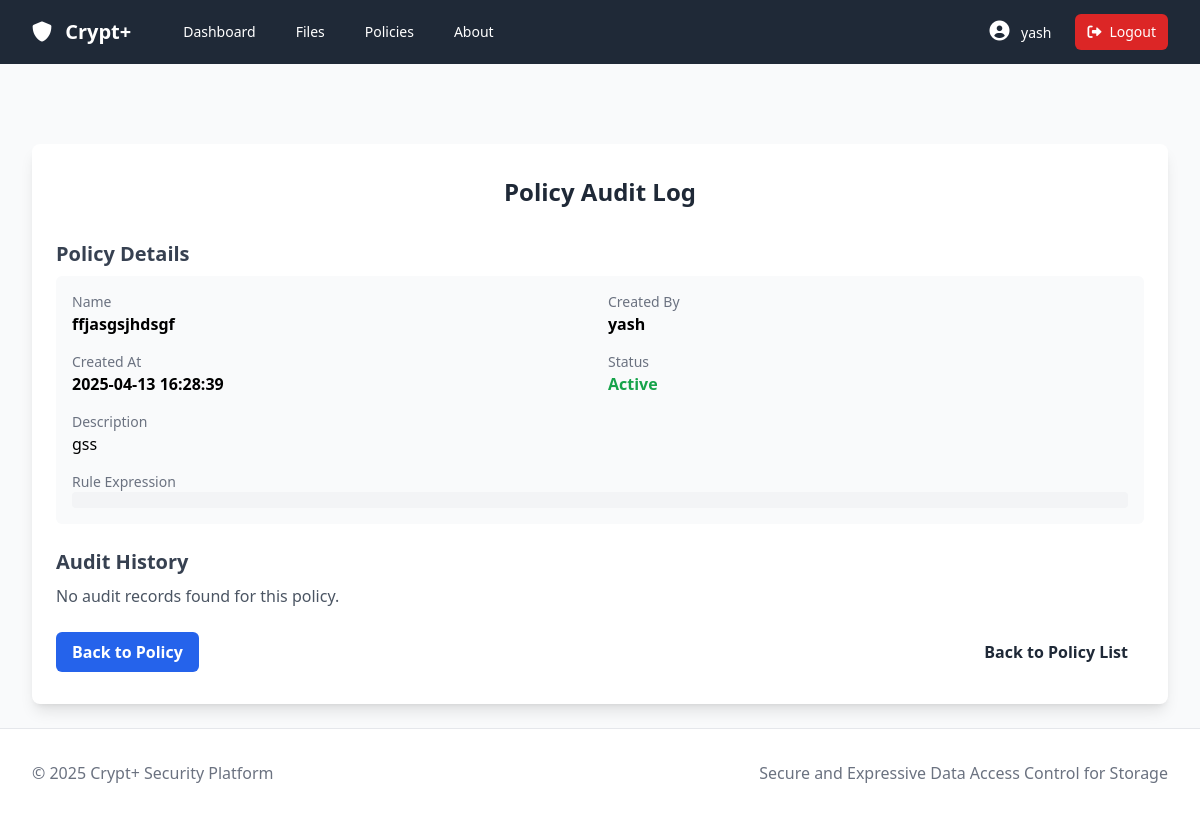
Screenshot of /policy/policies/1/audit (signed in) with the database file from the repository.
### models/user.py (models this page shows, shortened)
class User(Base, UserMixin):
    __tablename__ = 'users'
    id = Column(Integer, primary_key=True)
    username = Column(String(64), unique=True, nullable=False)
    email = Column(String(120), unique=True, nullable=False)
    password_hash = Column(String(128), nullable=False)
    is_active = Column(Boolean, default=True)
    is_admin = Column(Boolean, default=False)
    created_at = Column(DateTime, default=datetime.utcnow)
    last_login = Column(DateTime, nullable=True)
    public_key = Column(Text, nullable=True)  # For storing user's public key
    private_key = Column(Text, nullable=True)  # For storing the encrypted private key
    attributes = relationship("Attribute", secondary=user_attributes, back_populates="users")
    owned_data = relationship("Data", back_populates="owner")

### models/policy.py (models this page shows, shortened)
class Policy(Base):
    __tablename__ = 'policies'
    id = Column(Integer, primary_key=True)
    name = Column(String(128), unique=True, nullable=False)
    description = Column(String(256))
    created_at = Column(DateTime, default=datetime.utcnow)
    updated_at = Column(DateTime, default=datetime.utcnow, onupdate=datetime.utcnow)
    creator_id = Column(Integer, ForeignKey('users.id'), nullable=False)
    policy_expression = Column(JSON, nullable=False)
    is_active = Column(Boolean, default=True)
    priority = Column(Integer, default=1)  # Higher number means higher priority
    creator = relationship("User")
    data = relationship("Data", secondary='data_policies', back_populates="policies")

### controllers/policy.py (the view)
    @policy_bp.route('/policies/<int:policy_id>/audit')
    @login_required
    def policy_audit(policy_id):
        from models.policy import Policy, PolicyAudit
        policy = db_session.query(Policy).get(policy_id)
        if not policy:
            flash('Policy not found', 'error')
            return redirect(url_for('policy.list_policies'))
        if not current_user.is_admin and policy.creator_id != current_user.id:
            flash('Only administrators and policy creators can view audit logs', 'error')
            return redirect(url_for('policy.policy_details', policy_id=policy_id))
        logs = db_session.query(PolicyAudit).filter_by(
            policy_id=policy.id
        ).order_by(PolicyAudit.timestamp.desc()).all()
        return render_template('policy_audit.html', policy=policy, logs=logs)

### templates/policy_audit.html (shortened to what this page needs)
{% extends 'base.html' %}
{% block content %}
<div class="max-w-6xl mx-auto mt-10">
    <div class="bg-white rounded-lg shadow-lg overflow-hidden">
        <div class="px-6 py-8">
            <h2 class="text-2xl font-bold text-center text-gray-800 mb-8">Policy Audit Log</h2>
            <div class="mb-6">
                <h3 class="text-xl font-semibold text-gray-700 mb-2">Policy Details</h3>
                <div class="bg-gray-50 p-4 rounded-md">
                    <div class="grid grid-cols-1 md:grid-cols-2 gap-4">
                        <div>
                            <p class="text-sm text-gray-500">Name</p>
                            <p class="font-semibold">{{ policy.name }}</p>
                        </div>
                        <div>
                            <p class="text-sm text-gray-500">Created By</p>
                            <p class="font-semibold">{{ policy.creator.username }}</p>
                        </div>
                        <div>
                            <p class="text-sm text-gray-500">Created At</p>
                            <p class="font-semibold">{{ policy.created_at.strftime('%Y-%m-%d %H:%M:%S') }}</p>
                        </div>
                        <div>
                            <p class="text-sm text-gray-500">Status</p>
                            <p class="font-semibold">
                                {% if policy.is_active %}
                                <span class="text-green-600">Active</span>
                                {% else %}
                                <span class="text-red-600">Inactive</span>
                                {% endif %}
                            </p>
                        </div>
                    </div>
                    <div class="mt-4">
                        <p class="text-sm text-gray-500">Description</p>
                        <p>{{ policy.description }}</p>
                    </div>
                    <div class="mt-4">
                        <p class="text-sm text-gray-500">Rule Expression</p>
                        <p class="font-mono bg-gray-100 p-2 rounded">{{ policy.rule_expression }}</p>
                    </div>
                </div>
            </div>
            <div class="mb-6">
                <h3 class="text-xl font-semibold text-gray-700 mb-2">Audit History</h3>
                {% if audit_logs %}
                <div class="overflow-x-auto">
                    <table class="min-w-full bg-white border border-gray-200">
                        <thead>
                            <tr>
                                <th class="py-2 px-4 border-b border-gray-200 bg-gray-50 text-left text-xs font-semibold text-gray-600 uppercase tracking-wider">
                                    Timestamp
                                </th>
                                <th class="py-2 px-4 border-b border-gray-200 bg-gray-50 text-left text-xs font-semibold text-gray-600 uppercase tracking-wider">
                                    User
                                </th>
                                <th class="py-2 px-4 border-b border-gray-200 bg-gray-50 text-left text-xs font-semibold text-gray-600 uppercase tracking-wider">
                                    Action
                                </th>
                                <th class="py-2 px-4 border-b border-gray-200 bg-gray-50 text-left text-xs font-semibold text-gray-600 uppercase tracking-wider">
                                    Details
                                </th>
                            </tr>
                        </thead>
                        <tbody>
                            {% for log in audit_logs %}
                            <tr>
                                <td class="py-2 px-4 border-b border-gray-200">
                                    {{ log.timestamp.strftime('%Y-%m-%d %H:%M:%S') }}
                                </td>
                                <td class="py-2 px-4 border-b border-gray-200">
                                    {{ log.user.username if log.user else 'System' }}
                                </td>
                                <td class="py-2 px-4 border-b border-gray-200">
                                    {{ log.action }}
                                </td>
                                <td class="py-2 px-4 border-b border-gray-200">
                                    {{ log.details }}
                                </td>
                            </tr>
                            {% endfor %}
                        </tbody>
                    </table>
                </div>
                {% else %}
                <p class="text-gray-600 italic">No audit records found for this policy.</p>
                {% endif %}
            </div>
            <div class="flex justify-between">
                <a
                    href="{{ url_for('policy.policy_details', policy_id=policy.id) }}"
                    class="bg-blue-600 hover:bg-blue-700 text-white font-bold py-2 px-4 rounded-md"
                >
                    Back to Policy
                </a>
                <a
                    href="{{ url_for('policy.list_policies') }}"
                    class="bg-gray-300 hover:bg-gray-400 text-gray-800 font-bold py-2 px-4 rounded-md"
                >
                    Back to Policy List
                </a>
            </div>
        </div>
    </div>
</div>
{% endblock %}

### templates/base.html (shortened to what this page needs)
<!DOCTYPE html>
<html lang="en">
<head>
    <link rel="stylesheet" href="{{ url_for('static', filename='css/style.css') }}">
    <link href="https://cdnjs.cloudflare.com/ajax/libs/font-awesome/6.0.0-beta3/css/all.min.css" rel="stylesheet">
</head>
<body class="flex flex-col min-h-screen bg-gray-50">
    <nav class="bg-gray-800 text-white">
        <div class="max-w-7xl mx-auto px-4 sm:px-6 lg:px-8">
            <div class="flex items-center justify-between h-16">
                <div class="flex items-center">
                    <a class="flex-shrink-0 font-bold text-xl" href="{{ url_for('index') }}">
                        <i class="fas fa-shield-alt mr-2"></i> Crypt+
                    </a>
                    <div class="hidden md:block">
                        <div class="ml-10 flex items-baseline space-x-4">
                            {% if current_user.is_authenticated %}
                            <a href="{{ url_for('dashboard') }}" class="px-3 py-2 rounded-md text-sm font-medium hover:bg-gray-700">Dashboard</a>
                            <a href="{{ url_for('data.list_files') }}" class="px-3 py-2 rounded-md text-sm font-medium hover:bg-gray-700">Files</a>
                            <a href="{{ url_for('policy.list_policies') }}" class="px-3 py-2 rounded-md text-sm font-medium hover:bg-gray-700">Policies</a>
                            {% endif %}
                            <a href="{{ url_for('about') }}" class="px-3 py-2 rounded-md text-sm font-medium hover:bg-gray-700">About</a>
                        </div>
                    </div>
                </div>
                <div class="hidden md:block">
                    <div class="ml-4 flex items-center md:ml-6">
                        {% if current_user.is_authenticated %}
                        <a href="{{ url_for('auth.profile') }}" class="px-3 py-2 rounded-md text-sm font-medium hover:bg-gray-700">
                            <i class="fas fa-user-circle text-xl mr-2"></i>
                            {{ current_user.username }}
                        </a>
                        <a href="{{ url_for('auth.logout') }}" class="ml-3 px-3 py-2 rounded-md text-sm font-medium bg-red-600 hover:bg-red-700 flex items-center">
                            <i class="fas fa-sign-out-alt mr-2"></i> Logout
                        </a>
                        {% else %}
                        <a href="{{ url_for('auth.login') }}" class="px-3 py-2 rounded-md text-sm font-medium hover:bg-gray-700">Login</a>
                        <a href="{{ url_for('auth.register') }}" class="ml-2 px-3 py-2 rounded-md text-sm font-medium bg-blue-600 hover:bg-blue-700">Register</a>
                        {% endif %}
                    </div>
                </div>
            </div>
        </div>
    </nav>
    <main class="flex-grow max-w-7xl w-full mx-auto px-4 sm:px-6 lg:px-8 py-6">
        {% block content %}{% endblock %}
    </main>
    <footer class="bg-white border-t border-gray-200 py-8 mt-auto">
        <div class="max-w-7xl mx-auto px-4 sm:px-6 lg:px-8">
            <div class="md:flex md:items-center md:justify-between">
                <div class="mt-8 md:mt-0">
                    <p class="text-gray-500">
                        &copy; 2025 Crypt+ Security Platform
                    </p>
                </div>
                <div class="mt-4 md:mt-0">
                    <p class="text-gray-500">
                        Secure and Expressive Data Access Control for Storage
                    </p>
                </div>
            </div>
        </div>
    </footer>
</body>
</html>

### rows the page displays
User: username "yash", creator.username "yash"
Policy: name "ffjasgsjhdsgf", created_at "2025-04-13 16:28:39", description "gss"
